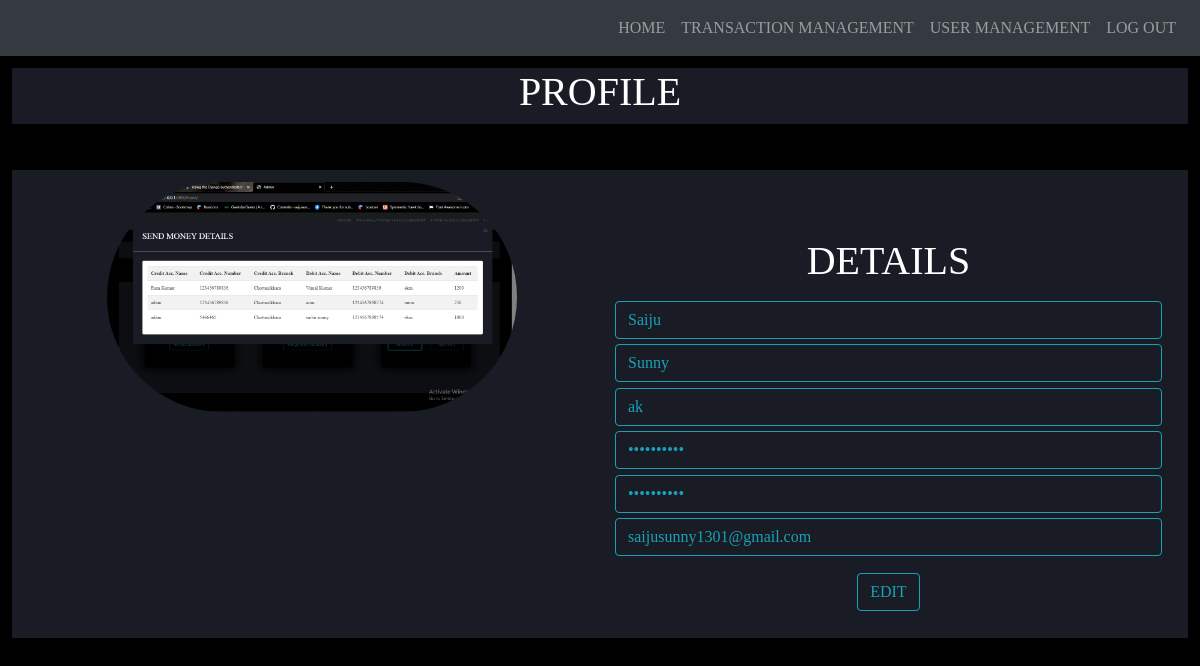
/user_management/ (signed in), run on an earlier commit of the app's database.
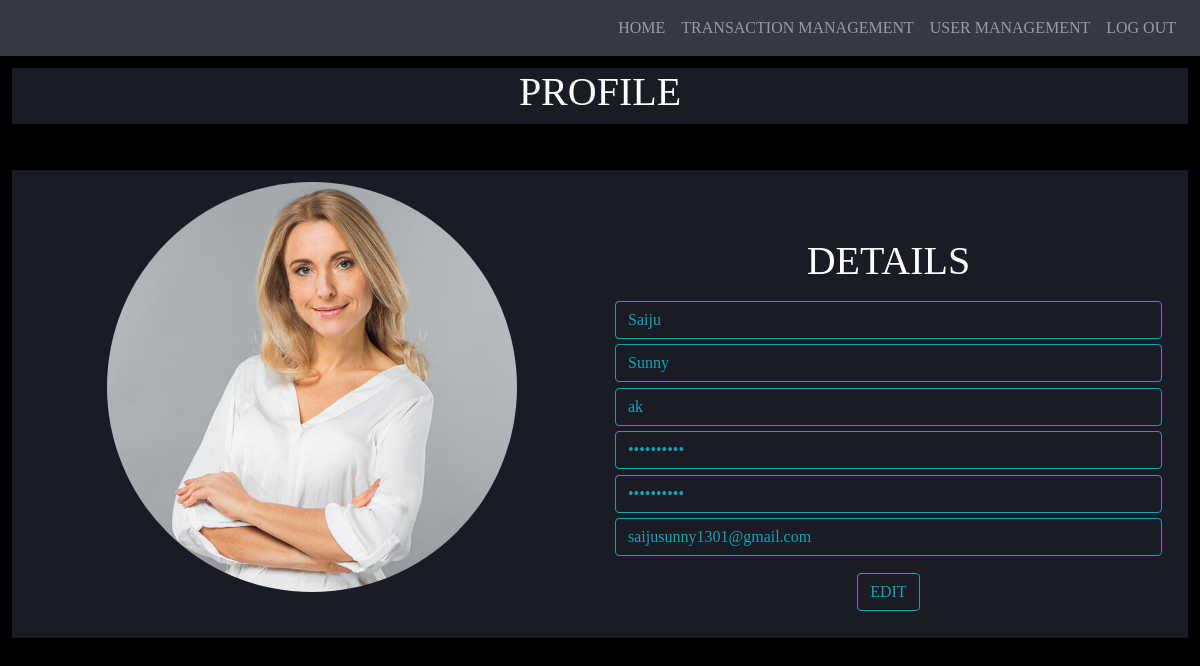
And on a later commit of the database.
### app1/models.py (models this page shows, shortened)
class User(AbstractUser):
    class Role(models.TextChoices):
        ADMIN = "ADMIN", "Admin"
        STAFF = "STAFF", 'Staff'
        USERS = "USERS", 'Users'
    base_role = Role.ADMIN
    role = models.CharField(max_length=50, choices=Role.choices)
    image=models.ImageField(upload_to="image/", null=True)

### app1/views.py (the view)
# urls.py: path('user_management/', views.user_management, name='user_management'),
@login_required(login_url='login')
def user_management(request):
    ids=request.user.id
    role=request.user.role
    if role=="USER":
        filt=Users.objects.get(id=ids)
    else:
        filt=Staff.objects.get(id=ids)
    dats=Users.objects.filter(role="USERS")
    file="/static/image/icon.png"
    stf="STAFF"
    adm="ADMIN"
    return render(request, 'usermanagement.html',{'filt':filt,"stf":stf,"adm":adm,"dats":dats,"file":file})

### app1/templates/usermanagement.html (shortened to what this page needs)
{% extends 'base.html' %}
{% load static %}
{% block content %}
<div class="container-fluid">
    {% if filt.role == stf %}
    <div class="row">
        <div class="col-sm-12" style="background-color: #191c24; text-align: center; color: white;">
            <h1>USER LIST</h1>
        </div>
    </div>
    <div class="row">
        {% for t in dats %}
        <div class="col-md-3" style="text-align:center;" >
            <div class="card m-4" style="width: 18rem; height: auto;text-align: center;background-color: #191c24;color: white; ">
                {% if t.image.url == "/media/static/image/icon.png" %}
                    <img class="card-img-top" style=" height: 300px; width: 18rem;" src="{%static 'image/noimage.jpg'%}">
                {%else%}
                    <img class="card-img-top" style=" height: 300px; width: 18rem;" src="{{t.image.url }}">
                {%endif%}
                <div class="card-body">
                <h5 class="card-title">{{ t.first_name }} {{ t.last_name }}</h5>
                <h5 class="card-title">{{ t.email }}</h5>
                </div>
            </div>
        </div>
        {% empty %}
            <h2>
                No Data
            </h2>
        {% endfor %}
    </div>
    {%else%}
    <div class="row">
        <div class="col-sm-12" style="background-color: #191c24; text-align: center; color: white;">
            <h1>PROFILE</h1>
        </div>
    </div>
    <div class="row">
      </div>
    <div class="row">
        <div class="col-sm-12"style="background-color: #191c24; text-align: center; color: white;">
            <div class="row">
                <div class="col-sm-6">
                    {% if filt.image.url == "/media/static/image/icon.png" %}
                    <td>
                      <img src="{% static 'image/noimage.jpg' %}" class="w-75">
                   </td>
                    {% else %}
                    <td>
                      <img src="{{ filt.image.url }}" class="w-75" style="border-radius: 400px;">
                   </td>
                   {% endif %}
                </div>
                <div class="col-sm-6">
                        <form   method="POST" class="form" enctype="multipart/form-data" style="padding-top: 10%;">
                            <h1 style="color: white;">DETAILS</h1>
                            <input type="text" id="input" name="first_name" style="margin-top: 3%;"  placeholder="First Name" class="form-control" value="{{filt.first_name}}" disabled>
                            <input type="text" id="input" name="last_name" style="margin-top: 1%;" placeholder="Last Name" class="form-control" value="{{filt.last_name}}" disabled>
                            <input type="text" id="input" name="username" placeholder="Username" style="margin-top: 1%;" class="form-control" value="{{filt.username}}" disabled>
                            <input type="password" id="input" name="password" placeholder="Password" style="margin-top: 1%;" class="form-control" value="**********" disabled>
                            <input type="password" id="input" name="cpassword" placeholder="Confirm Password" style="margin-top: 1%;" class="form-control" value="**********" >
                            <input type="email" id="input" name="email" placeholder="Email" style="margin-top: 1%;" class="form-control" value="{{filt.email}}" disabled>
                            <a href="#" data-dismiss="modal" data-target="#editpro" data-toggle="modal"><input type="submit"  class="btn  btn-outline-info" value="EDIT" style="margin: 3% auto;" ></a>
                          </form>
                </div>
            </div>
        </div>
    </div>
    {%endif%}
    </div>
{% endblock %}

What changed in the data, as far as the page shows it:
changed User "Saiju": image: a different picture
